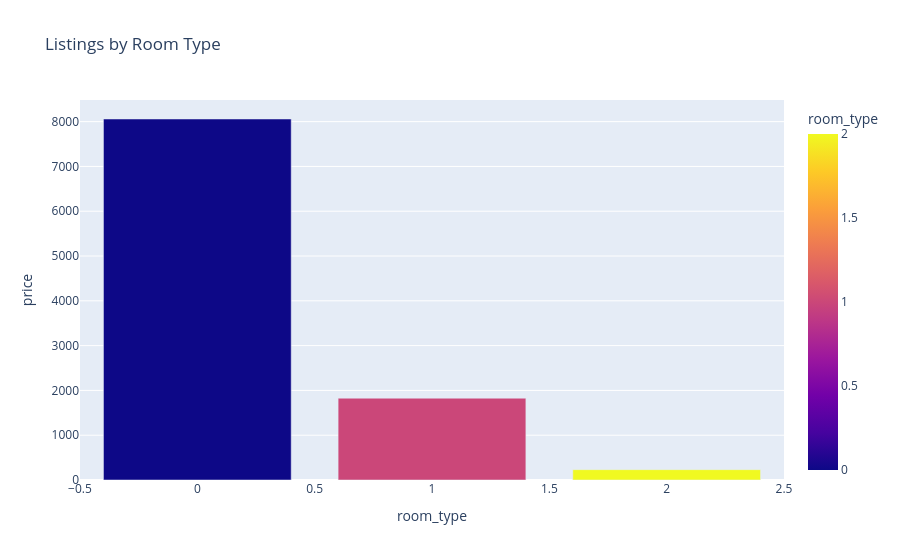

Here is the notebook cell this chart was saved with:
### Code cell
import plotly.express as px
import plotly.graph_objects as go
room_counts = df.groupby('room_type')['price'].count().reset_index()
fig = px.bar(room_counts, x='room_type', y='price', color='room_type', title='Listings by Room Type')
fig.show()

### Figure 1 — Plotly figure (JSON) as saved in the notebook; plotly's stock layout.template omitted (floating-point values rounded to 4 significant figures)
{"data": [{"hovertemplate": "room_type=%{marker.color}<br>price=%{y}<extra></extra>", "legendgroup": "", "marker": {"color": [0, 1, 2], "coloraxis": "coloraxis", "pattern": {"shape": ""}}, "name": "", "orientation": "v", "showlegend": false, "textposition": "auto", "type": "bar", "x": [0, 1, 2], "xaxis": "x", "y": [8059, 1826, 231], "yaxis": "y"}], "layout": {"barmode": "relative", "coloraxis": {"colorbar": {"title": {"text": "room_type"}}, "colorscale": [[0, "#0d0887"], [0.1111, "#46039f"], [0.2222, "#7201a8"], [0.3333, "#9c179e"], [0.4444, "#bd3786"], [0.5556, "#d8576b"], [0.6667, "#ed7953"], [0.7778, "#fb9f3a"], [0.8889, "#fdca26"], [1, "#f0f921"]]}, "legend": {"tracegroupgap": 0}, "title": {"text": "Listings by Room Type"}, "xaxis": {"anchor": "y", "domain": [0, 1], "title": {"text": "room_type"}}, "yaxis": {"anchor": "x", "domain": [0, 1], "title": {"text": "price"}}}}
